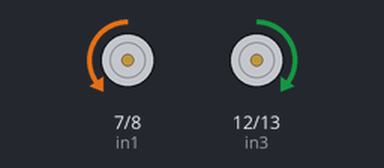
Recording of a sketch running on a simulated Arduino Uno, built with avr-gcc and run on an emulated ATmega328P. Shown: motor-driver pin pairs drawn as motors (green arrow = first pin HIGH = forward, orange = second pin HIGH = backward, longer = more drive, scaled by the enable pin).

Above: at 0.19 s.
Timing chart, 0 to 5.5 s (numbered marks = the images above):
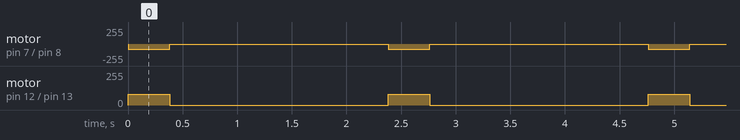

The sketch:

turn_move_functions.ino
```cpp
// Define the Arduino pins connected to the L298N
const int enA = 6;   // PWM pin for speed control (Must be a PWM pin, usually marked with ~)
const int in1 = 7;   // Direction pin 1
const int in2 = 8;
const int in3=12;
const int in4=13;
const int  enB=11;
//#define trigerfront 4
//#define echofront 5
const float frontwallthreshold=8.0;// Direction pin 2


void setup() {
  // Set all the motor control pins to outputs
  pinMode(enA, OUTPUT);
  pinMode(in1, OUTPUT);
  pinMode(in2, OUTPUT);
   pinMode(in3, OUTPUT);
    pinMode(in4, OUTPUT);
     pinMode(enB, OUTPUT);
     //pinMode(trigerfront,OUTPUT);
    //pinMode(echofront,INPUT);

  // Set initial rotation direction (Forward)


}

float distancecal(int trig,int echo){
  digitalWrite(trig,LOW);
  delayMicroseconds(2);
  digitalWrite(trig,HIGH);
  delayMicroseconds(10);
  digitalWrite(trig,LOW);

  unsigned long duration=pulseIn(echo,HIGH,25000);
  if (duration==0) return 999.0;
  float distance=duration*0.034/2;
  return distance;
  }

void forward(){

    digitalWrite(in1,HIGH);
    digitalWrite(in2,LOW);
    digitalWrite(in3,HIGH);
    digitalWrite(in4,LOW);
    analogWrite(enA,56);//left wheel
    analogWrite(enB,50);//right wheel

}

void backward(){

    digitalWrite(in1,HIGH);
    digitalWrite(in2,LOW);
    digitalWrite(in3,HIGH);
    digitalWrite(in4,LOW);
    analogWrite(enA,65);
    analogWrite(enB,49);

}

void stop(){

    digitalWrite(in1,LOW);
    digitalWrite(in2,LOW);
    digitalWrite(in3,LOW);
    digitalWrite(in4,LOW);
    analogWrite(enA,0);
    analogWrite(enB,0);
}

void turnleft90(){

    digitalWrite(in1,LOW);
    digitalWrite(in2,HIGH);
    digitalWrite(in3,HIGH);
    digitalWrite(in4,LOW);
    analogWrite(enA,80);
    analogWrite(enB,80);
    delay(380);
    digitalWrite(in1,LOW);
    digitalWrite(in2,LOW);
    digitalWrite(in3,LOW);
    digitalWrite(in4,LOW);
    analogWrite(enA,0);
    analogWrite(enB,0);

}

void turnright90(){

    digitalWrite(in1,HIGH);
    digitalWrite(in2,LOW);
    digitalWrite(in3,LOW);
    digitalWrite(in4,HIGH);
    analogWrite(enA,90);
    analogWrite(enB,80);
    delay(350);
    digitalWrite(in1,LOW);
    digitalWrite(in2,LOW);
    digitalWrite(in3,LOW);
    digitalWrite(in4,LOW);
    analogWrite(enA,0);
    analogWrite(enB,0);


}


void turn180(){


   digitalWrite(in1,LOW);
    digitalWrite(in2,HIGH);
    digitalWrite(in3,HIGH);
    digitalWrite(in4,LOW);
    analogWrite(enA,80);
    analogWrite(enB,100);
    delay(630);
    digitalWrite(in1,LOW);
    digitalWrite(in2,LOW);
    digitalWrite(in3,LOW);
    digitalWrite(in4,LOW);
    analogWrite(enA,0);
    analogWrite(enB,0);

}


void loop() {

 /* float frontlength= distancecal(trigerfront,echofront) ;*/
  forward();


 /*if (frontlength<frontwallthreshold){
   stop();
   }

delay(50);
backward();
delay(2000);


  /*stop();
  delay(1000);*/

  turnleft90();
  delay(2000);

/*stop();
  delay(1000);*/

  //turnright90();
  //delay(1000);

  //turn180();
  //delay(2000);

  //stop();*/


}
```

Measured:
- by itself, motor on pin 7 (in1) / pin 8 (in2): alternates backward 80/255 for 0.38 s and stopped for 2.0 s
- by itself, motor on pin 12 (in3) / pin 13 (in4): alternates forward 80/255 for 0.38 s and stopped for 2.0 s
